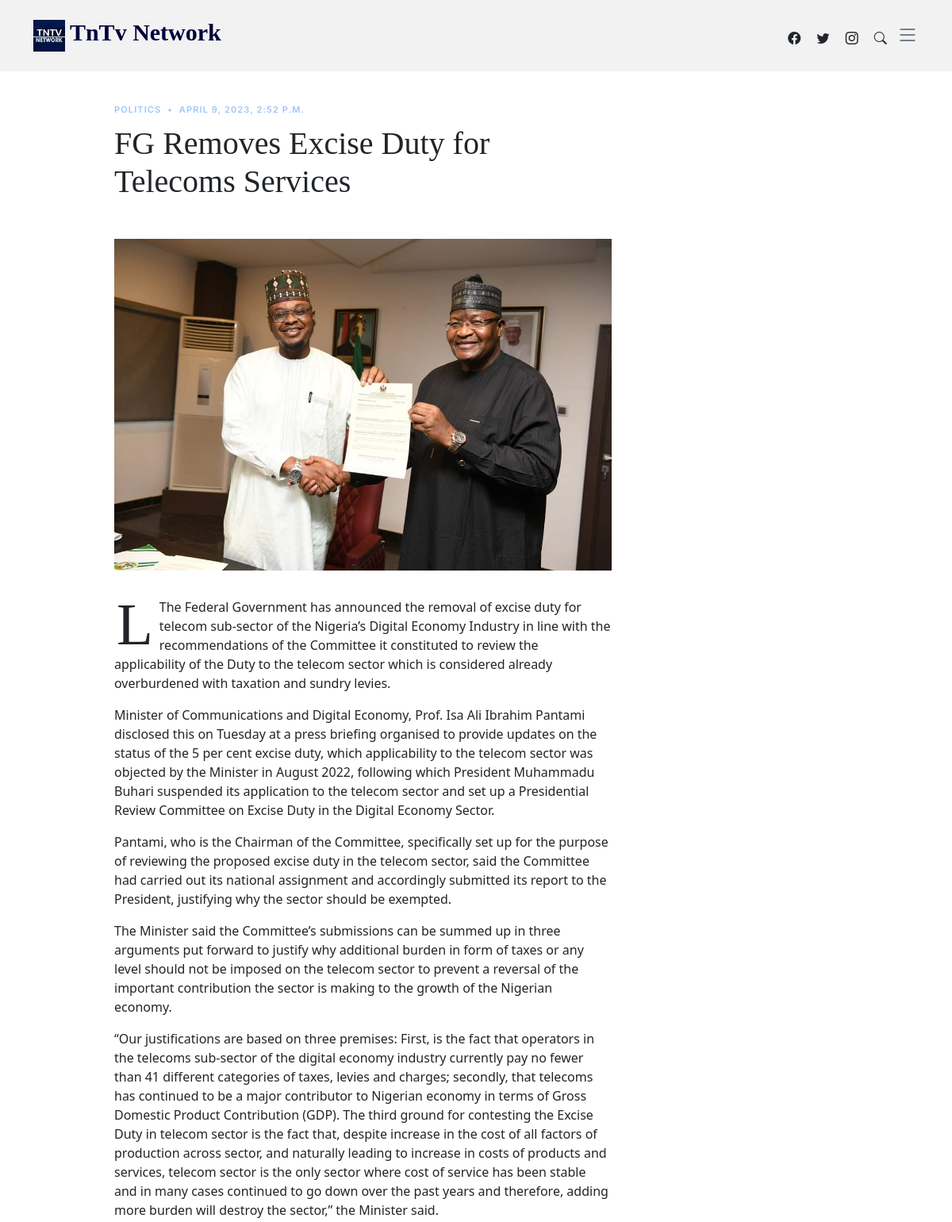
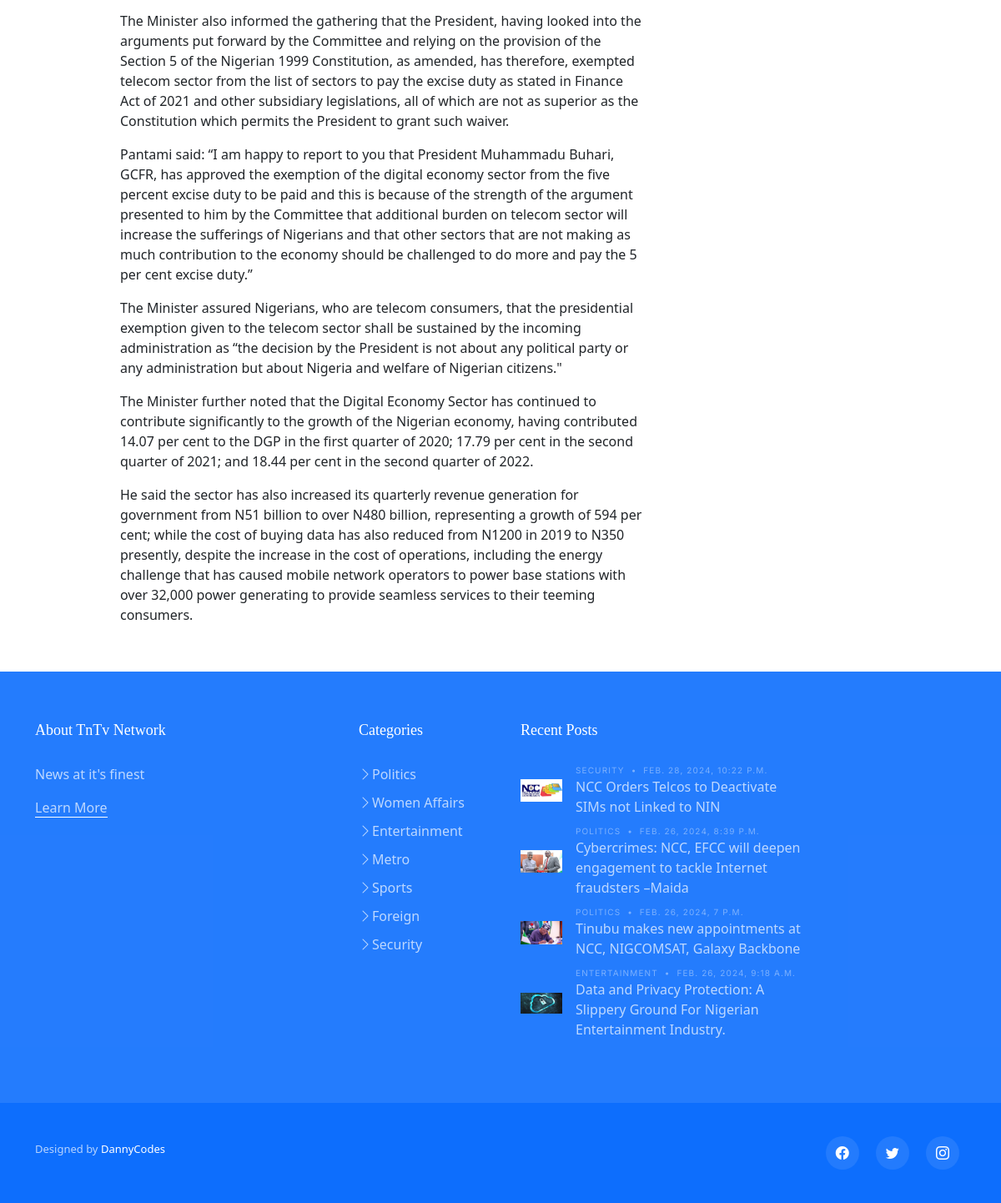
The app's page /post/2/ with its own data (2 pictures, top to bottom).
### home/models.py (models this page shows, shortened)
class Post(models.Model):
    heading = models.CharField(max_length=255)
    short_paragraph = models.CharField(max_length=300)
    cover_image = models.ImageField(upload_to='media')
    story = models.TextField()
    date = models.DateTimeField(auto_now=True)
    category = models.ForeignKey(Categories, on_delete=models.CASCADE)
    writer = models.CharField(max_length=50)

class Categories(models.Model):
    category_name = models.CharField(max_length=50)
    def __str__(self):
        return self.category_name

### home/views.py (the view)
# urls.py: path('post/<int:post_id>/', home.singlePost)
def singlePost(request,post_id):
    categories = Categories.objects.all()
    recentPosts = Post.objects.all().order_by('-date')[:4]
    post = Post.objects.get(id=post_id)
    return render(request, 'single-post.html',{
        'post':post,
        'categories': categories,
        'recentPosts':recentPosts
    })

### home/templates/single-post.html (shortened to what this page needs)
{% load static %}
<!DOCTYPE html>
<html lang="en">
<head>
  <link href="{% static 'assets/vendor/bootstrap/css/bootstrap.min.css' %}" rel="stylesheet">
  <link href="{% static 'assets/vendor/bootstrap-icons/bootstrap-icons.css' %}" rel="stylesheet">
  <link href="{% static 'assets/vendor/swiper/swiper-bundle.min.css' %}" rel="stylesheet">
  <link href="{% static 'assets/vendor/glightbox/css/glightbox.min.css' %}" rel="stylesheet">
  <link href="{% static 'assets/vendor/aos/aos.css' %}" rel="stylesheet">
  <link href="{% static 'assets/css/variables.css' %}" rel="stylesheet">
  <link href="{% static 'assets/css/main.css' %}" rel="stylesheet">
</head>
<body>
  <header id="header" class="header d-flex align-items-center fixed-top">
    <div class="container-fluid container-xl d-flex align-items-center justify-content-between">
      <a href="/" class="logo d-flex align-items-center" >
        <img src="{% static 'assets/img/WhatsApp Image 2023-04-06 at 12.18.50.png' %}"  alt="">
        <h1 style="color:rgb(0, 0, 59);font-family:fantasy">TnTv Network</h1>
      </a>
      <div class="position-relative">
        <a href="https://www.facebook.com/TnTvNetwork?mibextid=ZbWKwL"  target="_blank" class="mx-2"><span class="bi-facebook"></span></a>
        <a href="https://twitter.com/tntvNetworkNews?t=dtMi-5RMtDICHIm5wIxFSw&s=09"  target="_blank" class="mx-2"><span class="bi-twitter"></span></a>
        <a href="https://instagram.com/tntvnetwork?igshid=ZDdkNTZiNTM="  target="_blank" class="mx-2"><span class="bi-instagram"></span></a>
        <a href="#" class="mx-2 js-search-open"><span class="bi-search"></span></a>
        <i class="bi bi-list mobile-nav-toggle"></i>
      </div>
    </div>
  </header>
  <main id="main">
    <section class="single-post-content">
      <div class="container">
        <div class="row">
          <div class="col-md-9 post-content" data-aos="fade-up">
            <div class="single-post">
              <div class="post-meta"><span class="date">{{post.category}}</span> <span class="mx-1">&bullet;</span> <span>{{post.date}}</span></div>
              <h1 class="mb-5">{{post.heading}}</h1>
              <figure class="my-4">
                <img src="{{post.cover_image.url}}" alt="" class="img-fluid">
                <figcaption></figcaption>
              </figure>
              <p style="font-size: 100px;"><span class="firstcharacter">L</span>{{post.story|linebreaks}}</p>
          </div>
        </div>
      </div>
    </section>
  </main>
  <footer id="footer" class="footer">
    <div class="footer-content">
      <div class="container">
        <div class="row g-5">
          <div class="col-lg-4">
            <h3 class="footer-heading">About TnTv Network</h3>
            <p>News at it's finest</p>
            <p><a href="/" class="footer-link-more">Learn More</a></p>
          </div>
          <div class="col-6 col-lg-2">
            <h3 class="footer-heading">Categories</h3>
            <ul class="footer-links list-unstyled">
              {%for category in categories %}
              <li><a href="/category/{{category.category_name}}"><i class="bi bi-chevron-right"></i>{{ category.category_name }}</a></li>
             {% endfor %}
            </ul>
          </div>
          <div class="col-lg-4">
            <h3 class="footer-heading">Recent Posts</h3>
            <ul class="footer-links footer-blog-entry list-unstyled">
              {% for recentPost in recentPosts %}
              <li>
                <a href="post/{{recentPost.id}}" class="d-flex align-items-center">
                  <img src="{{ recentPost.cover_image.url }}" alt="" class="img-fluid me-3">
                  <div>
                    <div class="post-meta d-block"><span class="date">{{ recentPost.category }}</span> <span class="mx-1">&bullet;</span> <span>{{ recentPost.date}}</span></div>
                    <span>{{recentPost.heading}}</span>
                  </div>
                </a>
              </li>
              {% endfor %}
            </ul>
          </div>
        </div>
      </div>
    </div>
    <div class="footer-legal">
      <div class="container">
        <div class="row justify-content-between">
          <div class="col-md-6 text-center text-md-start mb-3 mb-md-0">
            <div class="credits">
              Designed by <a href="dannysport.netlify.app">DannyCodes</a>
            </div>
          </div>
          <div class="col-md-6">
            <div class="social-links mb-3 mb-lg-0 text-center text-md-end">
              <a href="https://www.facebook.com/TnTvNetwork?mibextid=ZbWKwL"  target="_blank" class="mx-2"><span class="bi-facebook"></span></a>
              <a href="https://twitter.com/tntvNetworkNews?t=dtMi-5RMtDICHIm5wIxFSw&s=09"  target="_blank" class="mx-2"><span class="bi-twitter"></span></a>
              <a href="https://instagram.com/tntvnetwork?igshid=ZDdkNTZiNTM="  target="_blank" class="mx-2"><span class="bi-instagram"></span></a>
            </div>
          </div>
        </div>
      </div>
    </div>
  </footer>
</body>
</html>

### home/static/assets/css/variables.css (style rules this page uses)
:root { --font-default: 'EB Garamond', system-ui, -apple-system, "Segoe UI", Roboto, "Helvetica Neue", Arial, "Noto Sans", "Liberation Sans", sans-serif, "Apple Color Emoji", "Segoe UI Emoji", "Segoe UI Symbol", "Noto Color Emoji"; --font-primary: 'EB Garamond', serif; --font-secondary: 'Inter', sans-serif; --color-default: #212529; --color-default-rgb: 33, 37, 41; --color-links: #212529; --color-links-hover: #15171a; --color-primary: #212529; --color-primary-light: #26282c; --color-primary-dark: #0b0c0e; --color-primary-rgb: 33, 37, 41; --color-primary-light-rgb: 38, 40, 44; --color-primary-dark-rgb: 11, 12, 14; --color-secondary: #596d80; --color-secondary-light: #8498aa; --color-secondary-dark: #404f5c; --color-secondary-rgb: 89, 109, 128; --color-secondary-light-rgb: 132, 152, 170; --color-secondary-dark-rgb: 64, 79, 92; --color-blue: #0d6efd; --color-blue-rgb: 13, 110, 253; --color-indigo: #6610f2; --color-indigo-rgb: 102, 16, 242; --color-purple: #6f42c1; --color-purple-rgb: 111, 66, 193; --color-pink: #f3268c; --color-pink-rgb: 243, 38, 140; --color-red: #df1529; --color-red-rgb: 223, 21, 4; --color-orange: #fd7e14; --color-orange-rgb: 253, 126, 20; --color-yellow: #ffc107; --color-yellow-rgb: 255, 193, 7; --color-green: #059652; --color-green-rgb: 5, 150, 82; --color-teal: #20c997; --color-teal-rgb: 32, 201, 151; --color-cyan: #0dcaf0; --color-cyan-rgb: 13, 202, 240; --color-white: #ffffff; --color-white-rgb: 255, 255, 255; --color-gray: #6c757d; --color-gray-rgb: 108, 117, 125; --color-black: #000000; --color-black-rgb: 0, 0, 0; }
:root { --bs-blue: var(--color-blue); --bs-indigo: var(--color-indigo); --bs-purple: var(--color-purple); --bs-pink: var(--color-pink); --bs-red: var(--color-red); --bs-orange: var(--color-orange); --bs-yellow: var(--color-yellow); --bs-green: var(--color-green); --bs-teal: var(--color-teal); --bs-cyan: var(--color-cyan); --bs-white: var(--color-white); --bs-gray: var(--color-gray); --bs-gray-dark: #343a40; --bs-gray-100: #f8f9fa; --bs-gray-200: #e9ecef; --bs-gray-300: #dee2e6; --bs-gray-400: #ced4da; --bs-gray-500: #adb5bd; --bs-gray-600: #6c757d; --bs-gray-700: #495057; --bs-gray-800: #343a40; --bs-gray-900: #212529; --bs-primary: var(--color-blue); --bs-secondary: var(--color-blue); --bs-success: #198754; --bs-info: #0dcaf0; --bs-warning: #ffc107; --bs-danger: #dc3545; --bs-light: #f8f9fa; --bs-dark: #212529; --bs-primary-rgb: var(--color-primary-rgb); --bs-secondary-rgb: var(--color-secondary-rgb); --bs-success-rgb: 25, 135, 84; --bs-info-rgb: 13, 202, 240; --bs-warning-rgb: 255, 193, 7; --bs-danger-rgb: 220, 53, 69; --bs-light-rgb: 248, 249, 250; --bs-dark-rgb: 33, 37, 41; --bs-white-rgb: var(--color-white-rgb); --bs-black-rgb: var(--color-black-rgb); --bs-body-color-rgb: var(--color-default-rgb); --bs-body-bg-rgb: 255, 255, 255; --bs-font-sans-serif: var(--font-default); --bs-font-monospace: SFMono-Regular, Menlo, Monaco, Consolas, "Liberation Mono", "Courier New", monospace; --bs-gradient: linear-gradient(180deg, rgba(255, 255, 255, 0.15), rgba(255, 255, 255, 0)); --bs-body-font-family: var(--font-default); --bs-body-font-size: 1rem; --bs-body-font-weight: 400; --bs-body-line-height: 1.5; --bs-body-color: var(--color-default); --bs-body-bg: #fff; }

### records on screen
Post: category "POLITICS", date "APRIL 9, 2023, 2:52 P.M.", heading "FG Removes Excise Duty for Telecoms Services", cover_image (picture), story "The Federal Government has announced the removal of excise duty for telecom sub-sector of the Nigeria’s Digital Economy Industry in line with the recommendations of the Committee it constituted to review the applicability of the Duty to the telecom sector which is considered already overburdened with taxation and sundry levies. Minister of Communications and Digital Economy, Prof. Isa Ali Ibrahim Pantami disclosed this on Tuesday at a press briefing organised to provide updates on the status of the 5 per cent excise duty, which applicability to the telecom sector was objected by the Minister in August 2022, following which President Muhammadu Buhari suspended its application to the telecom…"
Categories: category_name "Politics"
Categories: category_name "Women Affairs"
Categories: category_name "Entertainment"
Categories: category_name "Metro"
Categories: category_name "Sports"
Categories: category_name "Foreign"
Categories: category_name "Security"
Post: cover_image (picture), category "SECURITY", date "FEB. 28, 2024, 10:22 P.M.", heading "NCC Orders Telcos to Deactivate SIMs not Linked to NIN"
Post: cover_image (picture), category "POLITICS", date "FEB. 26, 2024, 8:39 P.M.", heading "Cybercrimes: NCC, EFCC will deepen engagement to tackle Internet fraudsters –Maida"
Post: cover_image (picture), category "POLITICS", date "FEB. 26, 2024, 7 P.M.", heading "Tinubu makes new appointments at NCC, NIGCOMSAT, Galaxy Backbone"
Post: cover_image (picture), category "ENTERTAINMENT", date "FEB. 26, 2024, 9:18 A.M.", heading "Data and Privacy Protection: A Slippery Ground For Nigerian Entertainment Industry."
